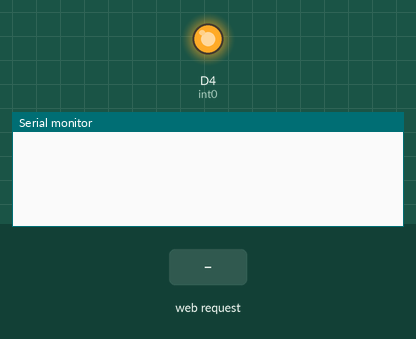
Bench run of a sketch on a simulated ESP8266 (NodeMCU). On the bench: output pins drawn as LEDs (lit = HIGH), the last lines printed to the serial monitor. The inputs (shaded band) are chosen by the test bench.

Above: at 2.7 s.
2.8 s: HTTP request GET /NEUTRAL received
At 3.5 s:
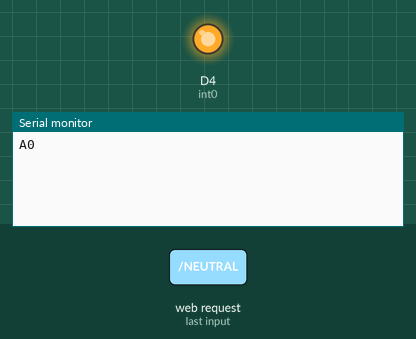
4.3 s: HTTP request GET /REVERSE received
At 4.6 s:
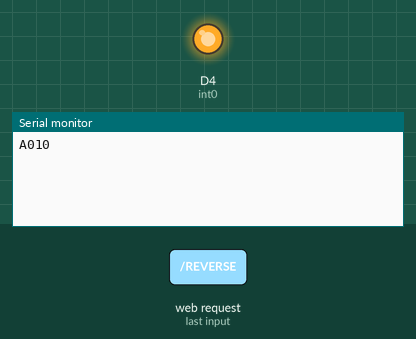

Measured:
- after the input at 2.8 s, the serial monitor: prints a new line at once (image 1)
- after the input at 4.3 s, the serial monitor: prints a new line at once (image 2)

The sketch:

control_server.ino
```cpp
#include <Arduino.h>
// Load Wi-Fi library
#include <ESP8266WiFi.h>
#include <WiFiClient.h>
#include <ESP8266WebServer.h>

// initialize network credentials
const char* ssid = "ControlPanel";
const char* password = "RegBrake1";

// Set web server port number to 80
WiFiServer server(80);

// Assign output variables to GPIO pins
const int int0 = 2;
//const int int1 = 2;
int val = 0;

void setup() {
  //initialize GPIO2 as output HIGH
  pinMode(int0, OUTPUT);
  digitalWrite(int0, HIGH);

  //wait for chassis ECU to initialize
  delay (1500);

  Serial.begin(9600);

  //start WIFi AP with SSID and PASSWORD
  //Serial.print("Configuring Access Point...");
  WiFi.softAP(ssid, password);
  IPAddress myIP = WiFi.softAPIP();
  //Serial.print("AP IP Address: ");
  //Serial.println(myIP);

  // Start Web Server
  server.begin();

}

// Main loop
void loop(){
  // listen for incoming clients
  WiFiClient client = server.available();

  // Do nothing if client is not available
  if (!client) {

     return;
  }

  // Wait a client
  while(!client.available()){

      }

  // A new client is connected, get the request
  String request = client.readStringUntil('\r');

  digitalWrite(int0, LOW);
  delay(1);
  digitalWrite(int0, HIGH);

  client.flush();

  if (request.indexOf("/NEUTRAL") != -1)
  {
    val = 10;
    Serial.print('A');
  }
  if (request.indexOf("/REVERSE") != -1)
  {
    val = 1;
    Serial.print(1);
  }
  if (request.indexOf("/CENTRE") != -1)
  {
    val = 2;
    Serial.print(2);
  }
  else if (request.indexOf("/LEFT") != -1)
  {
    val = 3;
    Serial.print(3);
  }
  else if (request.indexOf("/RIGHT") != -1)
  {
    val = 4;
    Serial.print(4);
  }
  else if (request.indexOf("/FARLEFT") != -1)
  {
    val = 5;
    Serial.print(5);
  }
  else if (request.indexOf("/FARRIGHT") != -1)
  {
    val = 6;
    Serial.print(6);
  }
  else if (request.indexOf("DRIVE1") != -1)
  {
    val = 7;
    Serial.print(7);
  }
  else if (request.indexOf("DRIVE2") != -1)
  {
    val = 8;
    Serial.print(8);
  }
  else if (request.indexOf("HANDBRAKE") != -1)
  {
    val = 9;
    Serial.print(9);
  }
  else
  {
    val = 0;
    Serial.print(0);
  }
  // Display GPIO status
  client.println("HTTP/1.1 200 OK");
  client.println("Content-Type: text/html");
  client.println("");

  client.println("<!DOCTYPE HTML>");
  client.println("<html>");
  client.print("<h1>State: </h1>");

  if(val ==10) {
    client.print("<h1>NEUTRAL</h1>");
  }
  else if(val ==1){
    client.print("<h1>REVERSE</h1>");
  }
  else if(val ==2){
    client.print("<h1>STEERING CENTRED</h1>");
  }
  else if(val ==3){
    client.print("<h1>LEFT TURN</h1>");
  }
  else if(val ==4){
    client.print("<h1>RIGHT TURN</h1>");
  }
  else if(val ==5){
    client.print("<h1>FAR LEFT TURN</h1>");
  }
  else if(val ==6){
    client.print("<h1>FAR RIGHT TURN</h1>");
  }
  else if(val ==7){
    client.print("<h1>DRIVE SPEED1</h1>");
  }
  else if(val ==8){
    client.print("<h1>DRIVE SPEED2</h1>");
  }
  else if(val ==9)
  {
    client.print("<h1>HAND BRAKE</h1>");
  }
  //write to client
  client.println("<br><br>");
  client.println("<form>");
  client.println("<center>");
  client.println("<svg width=\"250\" height=\"150\">");
  client.println("<a href=\"/REVERSE\">");
  client.println("<circle cx=\"125\" cy=\"75\" r=\"70\" fill=\"blue\"/>");
  client.println("<text x=\"125\" y=\"75\" fill=\"white\" text-anchor=\"middle\" alignment-baseline=\"middle\" style=\"font-size:34px\">R</text>");
  client.println("</a>");
  client.println("</svg>");
  client.println("</center>");
  client.println("<br>");
  client.println("<center>");
  client.println("<svg width=\"250\" height=\"150\">");
  client.println("<a href=\"/NEUTRAL\">");
  client.println("<circle cx=\"125\" cy=\"75\" r=\"70\" fill=\"blue\"/>");
  client.println("<text x=\"125\" y=\"75\" fill=\"white\" text-anchor=\"middle\" alignment-baseline=\"middle\" style=\"font-size:34px\">N</text>");
  client.println("</a>");
  client.println("</svg>");
  client.println("</center>");
  client.println("<br>");
  client.println("<center>");
  client.println("<svg width=\"150\" height=\"150\">");
  client.println("<a href=\"/FARLEFT\">");
  client.println("<path d=\"M  20 75 L  100  15 L  100 45 L  150 45 L  150 105 L  100 105 L  100 135 Z\" fill=\"blue\"/>");
  client.println("<text x=\"100\" y=\"80\" fill=\"white\" text-anchor=\"middle\" alignment-baseline=\"middle\" style=\"font-size:34px\"><<</text>");
  client.println("</a>");
  client.println("</svg>");
  client.println("<svg width=\"200\" height=\"150\">");
  client.println("<a href=\"/LEFT\">");
  client.println("<path d=\"M  20 75 L  100  15 L  100 45 L  150 45 L  150 105 L  100 105 L  100 135 Z\" fill=\"blue\"/>");
  client.println("<text x=\"100\" y=\"80\" fill=\"white\" text-anchor=\"middle\" alignment-baseline=\"middle\" style=\"font-size:34px\"><</text>");
  client.println("</a>");
  client.println("</svg>");
  client.println("<svg width=\"200\" height=\"150\">");
  client.println("<a href=\"/CENTRE\">");
  client.println("<circle cx=\"100\" cy=\"75\" r=\"70\" fill=\"blue\"/>");
  client.println("<text x=\"100\" y=\"75\" fill=\"white\" text-anchor=\"middle\" alignment-baseline=\"middle\" style=\"font-size:34px\">SC</text>");
  client.println("</a>");
  client.println("</svg>");
  client.println("<svg width=\"200\" height=\"150\">");
  client.println("<a href=\"/RIGHT\">");
  client.println("<path d=\"M  180 75 L  100  15 L  100 45 L  50 45 L  50 105 L  100 105 L  100 135 Z\" fill=\"blue\"/>");
  client.println("<text x=\"100\" y=\"80\" fill=\"white\" text-anchor=\"middle\" alignment-baseline=\"middle\" style=\"font-size:34px\">></text>");
  client.println("</a>");
  client.println("</svg>");
  client.println("<svg width=\"150\" height=\"150\">");
  client.println("<a href=\"/FARRIGHT\">");
  client.println("<path d=\"M  130 75 L  50  15 L  50 45 L  0 45 L  0 105 L  50 105 L  50 135 Z\" fill=\"blue\"/>");
  client.println("<text x=\"50\" y=\"80\" fill=\"white\" text-anchor=\"middle\" alignment-baseline=\"middle\" style=\"font-size:34px\">>></text>");
  client.println("</a>");
  client.println("</svg>");
  client.println("</center>");
  client.println("<br>");
  client.println("<center>");
  client.println("<svg width=\"250\" height=\"150\">");
  client.println("<a href=\"/DRIVE1\">");
  client.println("<circle cx=\"125\" cy=\"75\" r=\"70\" fill=\"blue\"/>");
  client.println("<text x=\"125\" y=\"75\" fill=\"white\" text-anchor=\"middle\" alignment-baseline=\"middle\" style=\"font-size:34px\">D1</text>");
  client.println("</a>");
  client.println("</svg>");
  client.println("</center>");
  client.println("<br>");
  client.println("<center>");
  client.println("<svg width=\"250\" height=\"150\">");
  client.println("<a href=\"/DRIVE2\">");
  client.println("<circle cx=\"125\" cy=\"75\" r=\"70\" fill=\"blue\"/>");
  client.println("<text x=\"125\" y=\"75\" fill=\"white\" text-anchor=\"middle\" alignment-baseline=\"middle\" style=\"font-size:34px\">D2</text>");
  client.println("</a>");
  client.println("</svg>");
  client.println("</center>");
  client.println("<br>");
  client.println("<center>");
  client.println("<svg width=\"250\" height=\"150\">");
  client.println("<a href=\"/HANDBRAKE\">");
  client.println("<circle cx=\"125\" cy=\"75\" r=\"70\" fill=\"blue\"/>");
  client.println("<text x=\"125\" y=\"75\" fill=\"white\" text-anchor=\"middle\" alignment-baseline=\"middle\" style=\"font-size:34px\">HB</text>");
  client.println("</a>");
  client.println("</svg>");
  client.println("</center>");
  client.println("<br><br>");
  client.println("</form>");
  client.println("</html>");

}
```
